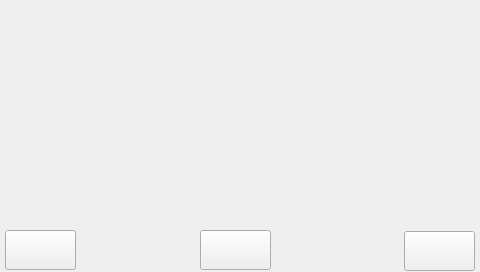
<?xml version="1.0" encoding="UTF-8"?>
<ui version="4.0">
 <class>page200</class>
 <widget class="QWidget" name="page200">
  <property name="geometry">
   <rect>
    <x>0</x>
    <y>0</y>
    <width>480</width>
    <height>272</height>
   </rect>
  </property>
  <property name="minimumSize">
   <size>
    <width>480</width>
    <height>272</height>
   </size>
  </property>
  <property name="maximumSize">
   <size>
    <width>480</width>
    <height>272</height>
   </size>
  </property>
  <property name="font">
   <font>
    <family>DejaVu Sans</family>
    <pointsize>8</pointsize>
   </font>
  </property>
  <property name="windowTitle">
   <string>page200</string>
  </property>
  <property name="styleSheet">
   <string notr="true">QWidget#page200
{
border-image: url(:/icons/my-image/Sfondo.png);
}</string>
  </property>
  <widget class="ATCMgraph" name="atcmGraph">
   <property name="geometry">
    <rect>
     <x>12</x>
     <y>10</y>
     <width>451</width>
     <height>201</height>
    </rect>
   </property>
   <property name="font">
    <font>
     <family>DejaVu Sans</family>
     <pointsize>8</pointsize>
    </font>
   </property>
   <property name="toolTip">
    <string>ATCM QGraph</string>
   </property>
   <property name="whatsThis">
    <string>ATCMgraph widget</string>
   </property>
   <property name="x1Variable">
    <string>PLC_time</string>
   </property>
   <property name="x1Min">
    <string>PLC_timeMin</string>
   </property>
   <property name="x1Max">
    <string>PLC_timeMax</string>
   </property>
   <property name="x1TickLabelVisible">
    <bool>false</bool>
   </property>
   <property name="y1Variable">
    <string>AnIn_1</string>
   </property>
   <property name="y1Min">
    <string>0</string>
   </property>
   <property name="y1Max">
    <string>10</string>
   </property>
   <property name="y1Step">
    <double>10.000000000000000</double>
   </property>
   <property name="y1TickLabelVisible">
    <bool>true</bool>
   </property>
   <property name="Display1">
    <string/>
   </property>
   <property name="x2Variable">
    <string>PLC_time</string>
   </property>
   <property name="x2Min">
    <string>PLC_timeMin</string>
   </property>
   <property name="x2Max">
    <string>PLC_timeMax</string>
   </property>
   <property name="y2Variable">
    <string>Valore_1</string>
   </property>
   <property name="y2Min">
    <string>0</string>
   </property>
   <property name="y2Max">
    <string>20</string>
   </property>
   <property name="y2Step">
    <double>10.000000000000000</double>
   </property>
   <property name="y2TickLabelVisible">
    <bool>true</bool>
   </property>
   <property name="Display2">
    <string/>
   </property>
   <property name="legendVisible">
    <bool>true</bool>
   </property>
   <property name="refresh">
    <number>100</number>
   </property>
  </widget>
  <widget class="ATCMbutton" name="atcmButton">
   <property name="geometry">
    <rect>
     <x>5</x>
     <y>230</y>
     <width>71</width>
     <height>40</height>
    </rect>
   </property>
   <property name="font">
    <font>
     <family>DejaVu Sans</family>
     <pointsize>8</pointsize>
    </font>
   </property>
   <property name="iconSize">
    <size>
     <width>70</width>
     <height>70</height>
    </size>
   </property>
   <property name="toolTip">
    <string/>
   </property>
   <property name="whatsThis">
    <string>ATCMbutton widget</string>
   </property>
   <property name="pageName">
    <string notr="true">BACK</string>
   </property>
   <property name="statusvar">
    <string notr="true"/>
   </property>
   <property name="viewStatus">
    <bool>false</bool>
   </property>
   <property name="visibilityVar">
    <string notr="true"/>
   </property>
   <property name="text">
    <string/>
   </property>
   <property name="pressText">
    <string/>
   </property>
   <property name="icon">
    <iconset resource="resources.qrc">
     <normaloff>:/icons/my-image/Back_2.png</normaloff>:/icons/my-image/Back_2.png</iconset>
   </property>
   <property name="borderWidth">
    <number>0</number>
   </property>
   <property name="borderRadius">
    <number>5</number>
   </property>
   <property name="apparence">
    <enum>QFrame::Raised</enum>
   </property>
  </widget>
  <widget class="ATCMbutton" name="atcmButton_2">
   <property name="geometry">
    <rect>
     <x>200</x>
     <y>230</y>
     <width>71</width>
     <height>40</height>
    </rect>
   </property>
   <property name="font">
    <font>
     <family>DejaVu Sans</family>
     <pointsize>8</pointsize>
    </font>
   </property>
   <property name="iconSize">
    <size>
     <width>40</width>
     <height>40</height>
    </size>
   </property>
   <property name="toolTip">
    <string/>
   </property>
   <property name="whatsThis">
    <string>ATCMbutton widget</string>
   </property>
   <property name="pageName">
    <string notr="true">HOME</string>
   </property>
   <property name="statusvar">
    <string notr="true"/>
   </property>
   <property name="viewStatus">
    <bool>false</bool>
   </property>
   <property name="visibilityVar">
    <string notr="true"/>
   </property>
   <property name="text">
    <string/>
   </property>
   <property name="pressText">
    <string/>
   </property>
   <property name="icon">
    <iconset resource="resources.qrc">
     <normaloff>:/icons/my-image/Home_2.png</normaloff>:/icons/my-image/Home_2.png</iconset>
   </property>
   <property name="borderWidth">
    <number>0</number>
   </property>
   <property name="borderRadius">
    <number>5</number>
   </property>
   <property name="apparence">
    <enum>QFrame::Raised</enum>
   </property>
  </widget>
  <widget class="ATCMbutton" name="atcmButton_4">
   <property name="geometry">
    <rect>
     <x>404</x>
     <y>231</y>
     <width>71</width>
     <height>40</height>
    </rect>
   </property>
   <property name="font">
    <font>
     <family>DejaVu Sans</family>
     <pointsize>8</pointsize>
    </font>
   </property>
   <property name="iconSize">
    <size>
     <width>40</width>
     <height>40</height>
    </size>
   </property>
   <property name="toolTip">
    <string/>
   </property>
   <property name="whatsThis">
    <string>ATCMbutton widget</string>
   </property>
   <property name="pageName">
    <string notr="true">trend1</string>
   </property>
   <property name="statusvar">
    <string notr="true"/>
   </property>
   <property name="viewStatus">
    <bool>false</bool>
   </property>
   <property name="visibilityVar">
    <string notr="true"/>
   </property>
   <property name="text">
    <string/>
   </property>
   <property name="pressText">
    <string/>
   </property>
   <property name="icon">
    <iconset resource="systemicons.qrc">
     <normaloff>:/systemicons/Diagram.png</normaloff>:/systemicons/Diagram.png</iconset>
   </property>
   <property name="borderWidth">
    <number>0</number>
   </property>
   <property name="borderRadius">
    <number>5</number>
   </property>
   <property name="apparence">
    <enum>QFrame::Raised</enum>
   </property>
  </widget>
 </widget>
 <customwidgets>
  <customwidget>
   <class>ATCMbutton</class>
   <extends>QPushButton</extends>
   <header>atcmplugin.h</header>
  </customwidget>
  <customwidget>
   <class>ATCMgraph</class>
   <extends>QFrame</extends>
   <header>atcmplugin.h</header>
  </customwidget>
 </customwidgets>
 <resources>
  <include location="resources.qrc"/>
  <include location="systemicons.qrc"/>
 </resources>
 <connections>
  <connection>
   <sender>atcmButton_4</sender>
   <signal>newPage(const char*,bool)</signal>
   <receiver>page200</receiver>
   <slot>goto_page(const char*,bool)</slot>
   <hints>
    <hint type="sourcelabel">
     <x>20</x>
     <y>20</y>
    </hint>
    <hint type="destinationlabel">
     <x>20</x>
     <y>20</y>
    </hint>
   </hints>
  </connection>
  <connection>
   <sender>atcmButton</sender>
   <signal>newPage(const char*,bool)</signal>
   <receiver>page200</receiver>
   <slot>goto_page(const char*,bool)</slot>
   <hints>
    <hint type="sourcelabel">
     <x>20</x>
     <y>20</y>
    </hint>
    <hint type="destinationlabel">
     <x>20</x>
     <y>20</y>
    </hint>
   </hints>
  </connection>
  <connection>
   <sender>atcmButton_2</sender>
   <signal>newPage(const char*,bool)</signal>
   <receiver>page200</receiver>
   <slot>goto_page(const char*,bool)</slot>
   <hints>
    <hint type="sourcelabel">
     <x>20</x>
     <y>20</y>
    </hint>
    <hint type="destinationlabel">
     <x>20</x>
     <y>20</y>
    </hint>
   </hints>
  </connection>
 </connections>
 <slots>
  <slot>goto_page(const char*,bool)</slot>
 </slots>
</ui>
